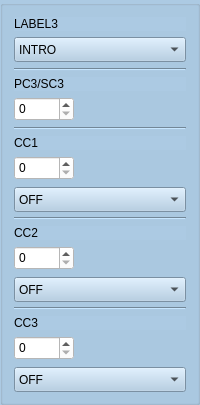
      <widget class="QGroupBox" name="columnbox3">
       <property name="sizePolicy">
        <sizepolicy hsizetype="Expanding" vsizetype="Expanding">
         <horstretch>0</horstretch>
         <verstretch>0</verstretch>
        </sizepolicy>
       </property>
       <property name="styleSheet">
        <string notr="true">background-color: rgb(172, 202, 227);</string>
       </property>
       <layout class="QVBoxLayout" name="verticalLayout_17">
        <item>
         <widget class="QLabel" name="label_BankPC1_3">
          <property name="sizePolicy">
           <sizepolicy hsizetype="Expanding" vsizetype="Expanding">
            <horstretch>0</horstretch>
            <verstretch>0</verstretch>
           </sizepolicy>
          </property>
          <property name="maximumSize">
           <size>
            <width>16777215</width>
            <height>30</height>
           </size>
          </property>
          <property name="text">
           <string>LABEL3</string>
          </property>
         </widget>
        </item>
        <item>
         <widget class="QComboBox" name="presetLabel1_3">
          <property name="sizePolicy">
           <sizepolicy hsizetype="Expanding" vsizetype="Expanding">
            <horstretch>0</horstretch>
            <verstretch>0</verstretch>
           </sizepolicy>
          </property>
          <property name="minimumSize">
           <size>
            <width>0</width>
            <height>25</height>
           </size>
          </property>
          <property name="styleSheet">
           <string notr="true">background-color: rgb(172, 202, 227);</string>
          </property>
          <item>
           <property name="text">
            <string>INTRO</string>
           </property>
          </item>
          <item>
           <property name="text">
            <string>VERSE</string>
           </property>
          </item>
          <item>
           <property name="text">
            <string>CHORUS</string>
           </property>
          </item>
          <item>
           <property name="text">
            <string>SOLO</string>
           </property>
          </item>
          <item>
           <property name="text">
            <string>OUTRO</string>
           </property>
          </item>
          <item>
           <property name="text">
            <string>BRIDGE</string>
           </property>
          </item>
         </widget>
        </item>
        <item>
         <widget class="Line" name="line_4">
          <property name="sizePolicy">
           <sizepolicy hsizetype="Expanding" vsizetype="Expanding">
            <horstretch>0</horstretch>
            <verstretch>0</verstretch>
           </sizepolicy>
          </property>
          <property name="orientation">
           <enum>Qt::Horizontal</enum>
          </property>
         </widget>
        </item>
        <item>
         <widget class="QLabel" name="label_PC1_3">
          <property name="sizePolicy">
           <sizepolicy hsizetype="Expanding" vsizetype="Expanding">
            <horstretch>0</horstretch>
            <verstretch>0</verstretch>
           </sizepolicy>
          </property>
          <property name="maximumSize">
           <size>
            <width>16777215</width>
            <height>30</height>
           </size>
          </property>
          <property name="text">
           <string>PC3/SC3</string>
          </property>
         </widget>
        </item>
        <item>
         <widget class="QSpinBox" name="spinBox_PC1_3">
          <property name="sizePolicy">
           <sizepolicy hsizetype="Expanding" vsizetype="Expanding">
            <horstretch>0</horstretch>
            <verstretch>0</verstretch>
           </sizepolicy>
          </property>
          <property name="minimumSize">
           <size>
            <width>60</width>
            <height>24</height>
           </size>
          </property>
          <property name="maximumSize">
           <size>
            <width>60</width>
            <height>16777215</height>
           </size>
          </property>
          <property name="styleSheet">
           <string notr="true">background-color: rgb(255, 255, 255);</string>
          </property>
          <property name="accelerated">
           <bool>true</bool>
          </property>
          <property name="maximum">
           <number>127</number>
          </property>
         </widget>
        </item>
        <item>
         <widget class="Line" name="line_14">
          <property name="sizePolicy">
           <sizepolicy hsizetype="Expanding" vsizetype="Expanding">
            <horstretch>0</horstretch>
            <verstretch>0</verstretch>
           </sizepolicy>
          </property>
          <property name="orientation">
           <enum>Qt::Horizontal</enum>
          </property>
         </widget>
        </item>
        <item>
         <widget class="QLabel" name="label_CC1_3">
          <property name="sizePolicy">
           <sizepolicy hsizetype="Expanding" vsizetype="Expanding">
            <horstretch>0</horstretch>
            <verstretch>0</verstretch>
           </sizepolicy>
          </property>
          <property name="maximumSize">
           <size>
            <width>16777215</width>
            <height>30</height>
           </size>
          </property>
          <property name="text">
           <string>CC1 </string>
          </property>
         </widget>
        </item>
        <item>
         <widget class="QSpinBox" name="spinBox_CC1_3">
          <property name="sizePolicy">
           <sizepolicy hsizetype="Expanding" vsizetype="Expanding">
            <horstretch>0</horstretch>
            <verstretch>0</verstretch>
           </sizepolicy>
          </property>
          <property name="minimumSize">
           <size>
            <width>60</width>
            <height>24</height>
           </size>
          </property>
          <property name="maximumSize">
           <size>
            <width>60</width>
            <height>16777215</height>
           </size>
          </property>
          <property name="styleSheet">
           <string notr="true">background-color: rgb(255, 255, 255);</string>
          </property>
          <property name="accelerated">
           <bool>true</bool>
          </property>
          <property name="maximum">
           <number>127</number>
          </property>
         </widget>
        </item>
        <item>
         <widget class="QComboBox" name="onoff1_3">
          <property name="sizePolicy">
           <sizepolicy hsizetype="Expanding" vsizetype="Expanding">
            <horstretch>0</horstretch>
            <verstretch>0</verstretch>
           </sizepolicy>
          </property>
          <property name="minimumSize">
           <size>
            <width>0</width>
            <height>25</height>
           </size>
          </property>
          <property name="maximumSize">
           <size>
            <width>16777215</width>
            <height>22</height>
           </size>
          </property>
          <property name="styleSheet">
           <string notr="true">background-color: rgb(172, 202, 227);</string>
          </property>
          <item>
           <property name="text">
            <string>OFF</string>
           </property>
          </item>
          <item>
           <property name="text">
            <string>ON</string>
           </property>
          </item>
         </widget>
        </item>
        <item>
         <widget class="Line" name="line_30">
          <property name="sizePolicy">
           <sizepolicy hsizetype="Expanding" vsizetype="Expanding">
            <horstretch>0</horstretch>
            <verstretch>0</verstretch>
           </sizepolicy>
          </property>
          <property name="orientation">
           <enum>Qt::Horizontal</enum>
          </property>
         </widget>
        </item>
        <item>
         <widget class="QLabel" name="label_CC2_3">
          <property name="sizePolicy">
           <sizepolicy hsizetype="Expanding" vsizetype="Expanding">
            <horstretch>0</horstretch>
            <verstretch>0</verstretch>
           </sizepolicy>
          </property>
          <property name="maximumSize">
           <size>
            <width>16777215</width>
            <height>30</height>
           </size>
          </property>
          <property name="text">
           <string>CC2 </string>
          </property>
         </widget>
        </item>
        <item>
         <widget class="QSpinBox" name="spinBox_CC2_3">
          <property name="sizePolicy">
           <sizepolicy hsizetype="Expanding" vsizetype="Expanding">
            <horstretch>0</horstretch>
            <verstretch>0</verstretch>
           </sizepolicy>
          </property>
          <property name="minimumSize">
           <size>
            <width>60</width>
            <height>24</height>
           </size>
          </property>
          <property name="maximumSize">
           <size>
            <width>60</width>
            <height>16777215</height>
           </size>
          </property>
          <property name="styleSheet">
           <string notr="true">background-color: rgb(255, 255, 255);</string>
          </property>
          <property name="accelerated">
           <bool>true</bool>
          </property>
          <property name="maximum">
           <number>127</number>
          </property>
         </widget>
        </item>
        <item>
         <widget class="QComboBox" name="onoff2_3">
          <property name="sizePolicy">
           <sizepolicy hsizetype="Expanding" vsizetype="Expanding">
            <horstretch>0</horstretch>
            <verstretch>0</verstretch>
           </sizepolicy>
          </property>
          <property name="minimumSize">
           <size>
            <width>0</width>
            <height>25</height>
           </size>
          </property>
          <property name="maximumSize">
           <size>
            <width>16777215</width>
            <height>22</height>
           </size>
          </property>
          <property name="styleSheet">
           <string notr="true">background-color: rgb(172, 202, 227);</string>
          </property>
          <item>
           <property name="text">
            <string>OFF</string>
           </property>
          </item>
          <item>
           <property name="text">
            <string>ON</string>
           </property>
          </item>
         </widget>
        </item>
        <item>
         <widget class="Line" name="line_32">
          <property name="sizePolicy">
           <sizepolicy hsizetype="Expanding" vsizetype="Expanding">
            <horstretch>0</horstretch>
            <verstretch>0</verstretch>
           </sizepolicy>
          </property>
          <property name="orientation">
           <enum>Qt::Horizontal</enum>
          </property>
         </widget>
        </item>
        <item>
         <widget class="QLabel" name="label_CC3_3">
          <property name="sizePolicy">
           <sizepolicy hsizetype="Expanding" vsizetype="Expanding">
            <horstretch>0</horstretch>
            <verstretch>0</verstretch>
           </sizepolicy>
          </property>
          <property name="maximumSize">
           <size>
            <width>16777215</width>
            <height>30</height>
           </size>
          </property>
          <property name="text">
           <string>CC3 </string>
          </property>
         </widget>
        </item>
        <item>
         <widget class="QSpinBox" name="spinBox_CC3_3">
          <property name="sizePolicy">
           <sizepolicy hsizetype="Expanding" vsizetype="Expanding">
            <horstretch>0</horstretch>
            <verstretch>0</verstretch>
           </sizepolicy>
          </property>
          <property name="minimumSize">
           <size>
            <width>60</width>
            <height>24</height>
           </size>
          </property>
          <property name="maximumSize">
           <size>
            <width>60</width>
            <height>16777215</height>
           </size>
          </property>
          <property name="styleSheet">
           <string notr="true">background-color: rgb(255, 255, 255);</string>
          </property>
          <property name="accelerated">
           <bool>true</bool>
          </property>
          <property name="maximum">
           <number>127</number>
          </property>
         </widget>
        </item>
        <item>
         <widget class="QComboBox" name="onoff3_3">
          <property name="sizePolicy">
           <sizepolicy hsizetype="Expanding" vsizetype="Expanding">
            <horstretch>0</horstretch>
            <verstretch>0</verstretch>
           </sizepolicy>
          </property>
          <property name="minimumSize">
           <size>
            <width>0</width>
            <height>25</height>
           </size>
          </property>
          <property name="maximumSize">
           <size>
            <width>16777215</width>
            <height>22</height>
           </size>
          </property>
          <property name="styleSheet">
           <string notr="true">background-color: rgb(172, 202, 227);</string>
          </property>
          <item>
           <property name="text">
            <string>OFF</string>
           </property>
          </item>
          <item>
           <property name="text">
            <string>ON</string>
           </property>
          </item>
         </widget>
        </item>
       </layout>
      </widget>
